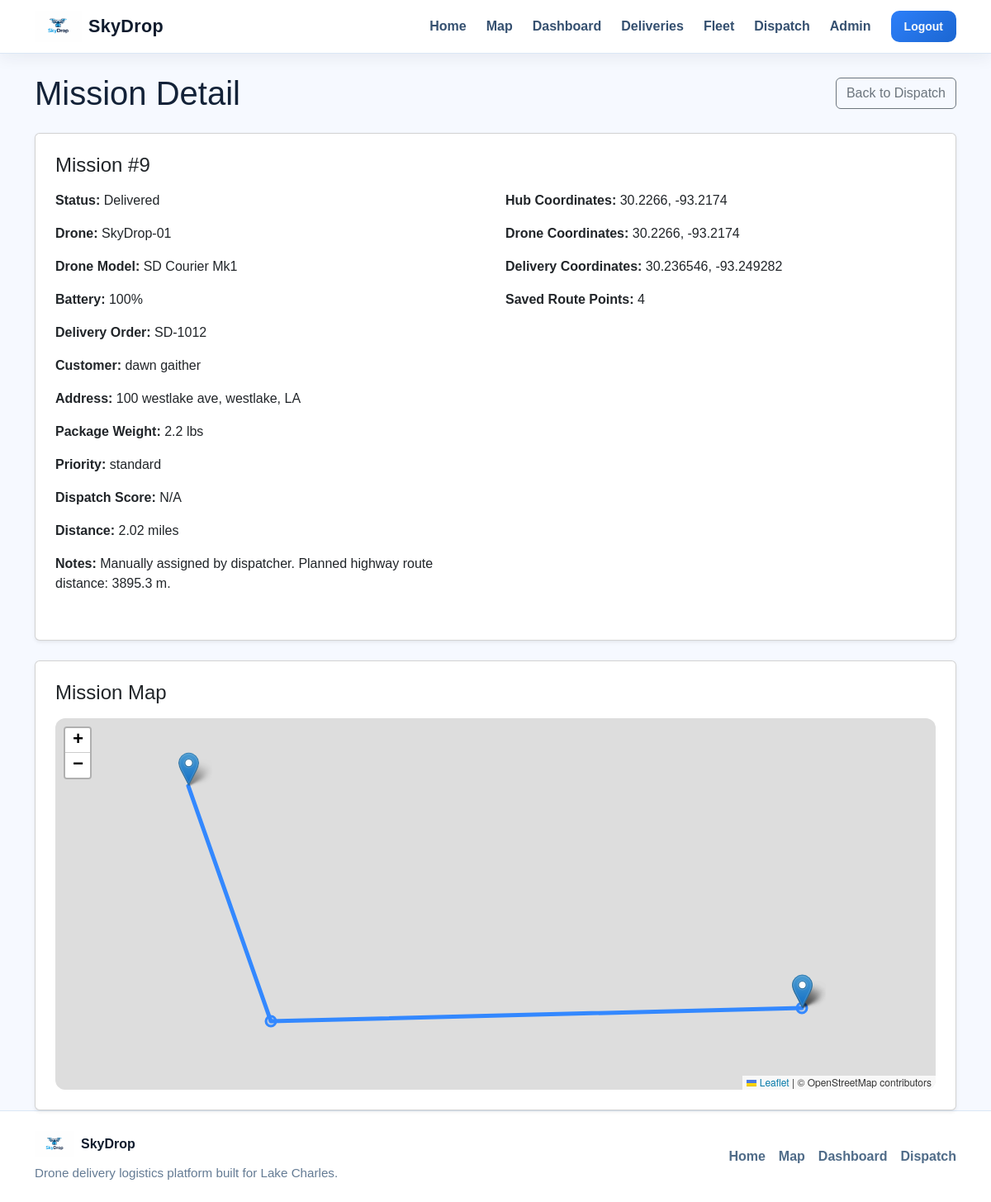
Page /dispatch/mission/9 (signed in) on the committed database.
### app/models/mission.py (models this page shows, shortened)
class Mission(db.Model):
    __tablename__ = "missions"
    id = db.Column(db.Integer, primary_key=True)
    delivery_id = db.Column(
        db.Integer,
        db.ForeignKey("deliveries.id"),
        nullable=False,
        unique=True,
    )
    drone_id = db.Column(db.Integer, db.ForeignKey("drones.id"), nullable=False)
    status = db.Column(db.String(50), default="assigned", nullable=False, index=True)
    assigned_at = db.Column(db.DateTime, default=datetime.utcnow, nullable=False)
    takeoff_time = db.Column(db.DateTime, nullable=True)
    delivered_time = db.Column(db.DateTime, nullable=True)
    return_time = db.Column(db.DateTime, nullable=True)
    dispatch_score = db.Column(db.Float, nullable=True)
    dispatch_notes = db.Column(db.String(255), nullable=True)
    route_data = db.Column(db.JSON, nullable=True)
    delivery = db.relationship("Delivery", back_populates="mission")
    drone = db.relationship("Drone", back_populates="missions")

### app/models/drone.py (models this page shows, shortened)
class Drone(db.Model):
    __tablename__ = "drones"
    id = db.Column(db.Integer, primary_key=True)
    name = db.Column(db.String(100), unique=True, nullable=False, index=True)
    model = db.Column(db.String(100), nullable=False)
    status = db.Column(db.String(50), default="idle", nullable=False, index=True)
    battery_level = db.Column(db.Integer, default=100, nullable=False)
    payload_capacity = db.Column(db.Float, nullable=False)
    current_lat = db.Column(db.Float, nullable=True)
    current_lng = db.Column(db.Float, nullable=True)
    home_lat = db.Column(db.Float, nullable=True)
    home_lng = db.Column(db.Float, nullable=True)
    is_active = db.Column(db.Boolean, default=True, nullable=False)
    last_seen = db.Column(db.DateTime, default=datetime.utcnow, nullable=False)
    missions = db.relationship("Mission", back_populates="drone", lazy=True)

### app/models/delivery.py (models this page shows, shortened)
class Delivery(db.Model):
    __tablename__ = "deliveries"
    id = db.Column(db.Integer, primary_key=True)
    order_number = db.Column(db.String(50), unique=True, nullable=False, index=True)
    customer_name = db.Column(db.String(100), nullable=False)
    customer_address = db.Column(db.String(200), nullable=False)
    customer_phone = db.Column(db.String(30), nullable=False)
    package_weight = db.Column(db.Float, nullable=False)
    status = db.Column(db.String(50), default="pending", nullable=False, index=True)
    pickup_address = db.Column(db.String(200), nullable=True)
    pickup_lat = db.Column(db.Float, nullable=True)
    pickup_lng = db.Column(db.Float, nullable=True)
    destination_lat = db.Column(db.Float, nullable=True)
    destination_lng = db.Column(db.Float, nullable=True)
    priority = db.Column(db.String(20), default="standard", nullable=False)
    notes = db.Column(db.Text, nullable=True)
    created_at = db.Column(db.DateTime, default=datetime.utcnow, nullable=False)
    created_by_id = db.Column(db.Integer, db.ForeignKey("users.id"), nullable=False)
    mission = db.relationship(
        "Mission",
        back_populates="delivery",
        uselist=False,
        cascade="all, delete-orphan"
    )

### app/dispatch/routes.py (the view)
@dispatch_bp.route("/mission/<int:mission_id>")
@role_required("admin", "business_staff")
def mission_detail(mission_id):
    mission = Mission.query.get_or_404(mission_id)
    drone_pos = get_drone_position(mission.drone)
    delivery_pos = get_delivery_position(mission.delivery)
    distance_miles = calculate_distance_miles(drone_pos, delivery_pos)
    route_data = mission.route_data or []
    return render_template(
        "dispatch/mission_detail.html",
        mission=mission,
        drone_pos=drone_pos,
        delivery_pos=delivery_pos,
        distance_miles=distance_miles,
        hub_lat=HUB_LAT,
        hub_lng=HUB_LNG,
        route_data=route_data,
    )

### app/models/user.py (called while the page is built)
    @property
    def is_admin(self):
        return self.role == "admin"

    @property
    def is_staff(self):
        return self.role in ["admin", "business_staff"]

### app/services/dispatch_service.py (called while the page is built)
def haversine_distance_miles(lat1, lng1, lat2, lng2):
    if None in (lat1, lng1, lat2, lng2):
        return None
    earth_radius_miles = 3958.8
    dlat = radians(lat2 - lat1)
    dlng = radians(lng2 - lng1)
    a = (
        sin(dlat / 2) ** 2
        + cos(radians(lat1)) * cos(radians(lat2)) * sin(dlng / 2) ** 2
    )
    c = 2 * atan2(sqrt(a), sqrt(1 - a))
    return earth_radius_miles * c

def calculate_distance_miles(point_a, point_b):
    if not point_a or not point_b:
        return None
    lat1, lng1 = point_a
    lat2, lng2 = point_b
    distance = haversine_distance_miles(lat1, lng1, lat2, lng2)
    if distance is None:
        return None
    return round(distance, 2)

def get_drone_position(drone):
    if drone.current_lat is not None and drone.current_lng is not None:
        return float(drone.current_lat), float(drone.current_lng)
    if drone.home_lat is not None and drone.home_lng is not None:
        return float(drone.home_lat), float(drone.home_lng)
    return HUB_LAT, HUB_LNG

def get_delivery_position(delivery):
    if delivery.destination_lat is None or delivery.destination_lng is None:
        return None
    return float(delivery.destination_lat), float(delivery.destination_lng)

### app/templates/dispatch/mission_detail.html (shortened to what this page needs)
{% extends "base.html" %}
{% block content %}
<div class="container mt-4">
    <div class="d-flex justify-content-between align-items-center mb-4">
        <h1 class="mb-0">Mission Detail</h1>
        <a href="{{ url_for('dispatch.dispatch_board') }}" class="btn btn-outline-secondary">
            Back to Dispatch
        </a>
    </div>
    <div class="card p-4 shadow-sm mb-4">
        <h4 class="mb-3">Mission #{{ mission.id }}</h4>
        <div class="row">
            <div class="col-md-6">
                <p><strong>Status:</strong> {{ mission.status.replace('_', ' ').title() }}</p>
                <p><strong>Drone:</strong> {{ mission.drone.name }}</p>
                <p><strong>Drone Model:</strong> {{ mission.drone.model }}</p>
                <p><strong>Battery:</strong> {{ mission.drone.battery_level }}%</p>
                <p><strong>Delivery Order:</strong> {{ mission.delivery.order_number }}</p>
                <p><strong>Customer:</strong> {{ mission.delivery.customer_name }}</p>
                <p><strong>Address:</strong> {{ mission.delivery.customer_address }}</p>
                <p>
                    <strong>Package Weight:</strong>
                    {% if mission.delivery.package_weight is not none %}
                        {{ ((mission.delivery.package_weight or 0) * 2.20462)|round(2) }} lbs
                    {% else %}
                        N/A
                    {% endif %}
                </p>
                <p><strong>Priority:</strong> {{ mission.delivery.priority }}</p>
                <p><strong>Dispatch Score:</strong> {{ mission.dispatch_score or "N/A" }}</p>
                <p><strong>Distance:</strong> {{ distance_miles or "N/A" }} miles</p>
                <p><strong>Notes:</strong> {{ mission.dispatch_notes or "None" }}</p>
            </div>
            <div class="col-md-6">
                <p><strong>Hub Coordinates:</strong> {{ hub_lat }}, {{ hub_lng }}</p>
                <p><strong>Drone Coordinates:</strong> {{ drone_pos[0] }}, {{ drone_pos[1] }}</p>
                <p><strong>Delivery Coordinates:</strong> {{ delivery_pos[0] }}, {{ delivery_pos[1] }}</p>
                <p><strong>Saved Route Points:</strong> {{ route_data|length if route_data else 0 }}</p>
            </div>
        </div>
    </div>
    <div class="card p-4 shadow-sm">
        <h4 class="mb-3">Mission Map</h4>
        <div id="mission-map" style="height: 450px; border-radius: 12px; overflow: hidden;"></div>
    </div>
</div>
<link rel="stylesheet" href="https://unpkg.com/leaflet@1.9.4/dist/leaflet.css">
{% endblock %}

### app/static/css/style.css (style rules this page uses)
body { background-color: #f6f9ff; color: #132238; font-family: Arial, Helvetica, sans-serif; }

### rows in the picture
Mission: id "9", status.replace "Delivered", dispatch_score "N/A", dispatch_notes "Manually assigned by dispatcher. Planned highway route distance: 3895.3 m."
Drone: drone.name "SkyDrop-01", drone.model "SD Courier Mk1", drone.battery_level "100", current_lat "30.2266", current_lng "-93.2174"
Delivery: delivery.order_number "SD-1012", delivery.customer_name "dawn gaither", delivery.customer_address "100 westlake ave, westlake, LA", ((mission.delivery.package_weightor0)*2.20462)|round(2) "2.2", delivery.priority "standard", destination_lat "30.236546", destination_lng "-93.249282"

### other values in the picture
{{ distance_miles or "N/A" }} "2.02"
{{ hub_lat }} "30.2266"
{{ hub_lng }} "-93.2174"
{{ route_data|length if route_data else 0 }} "4"
